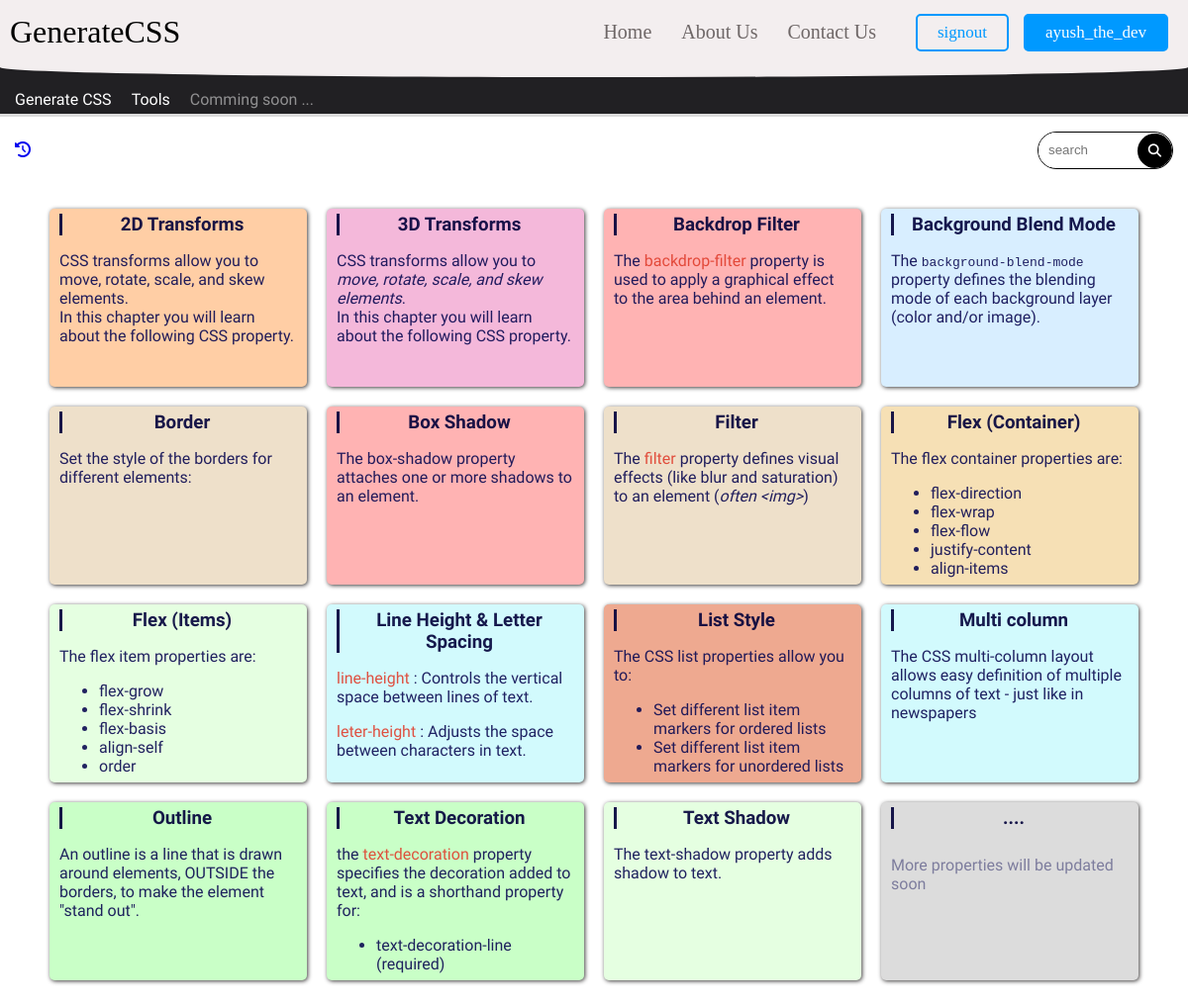
/generatecss/ (signed in), run on an earlier commit of the app's database.
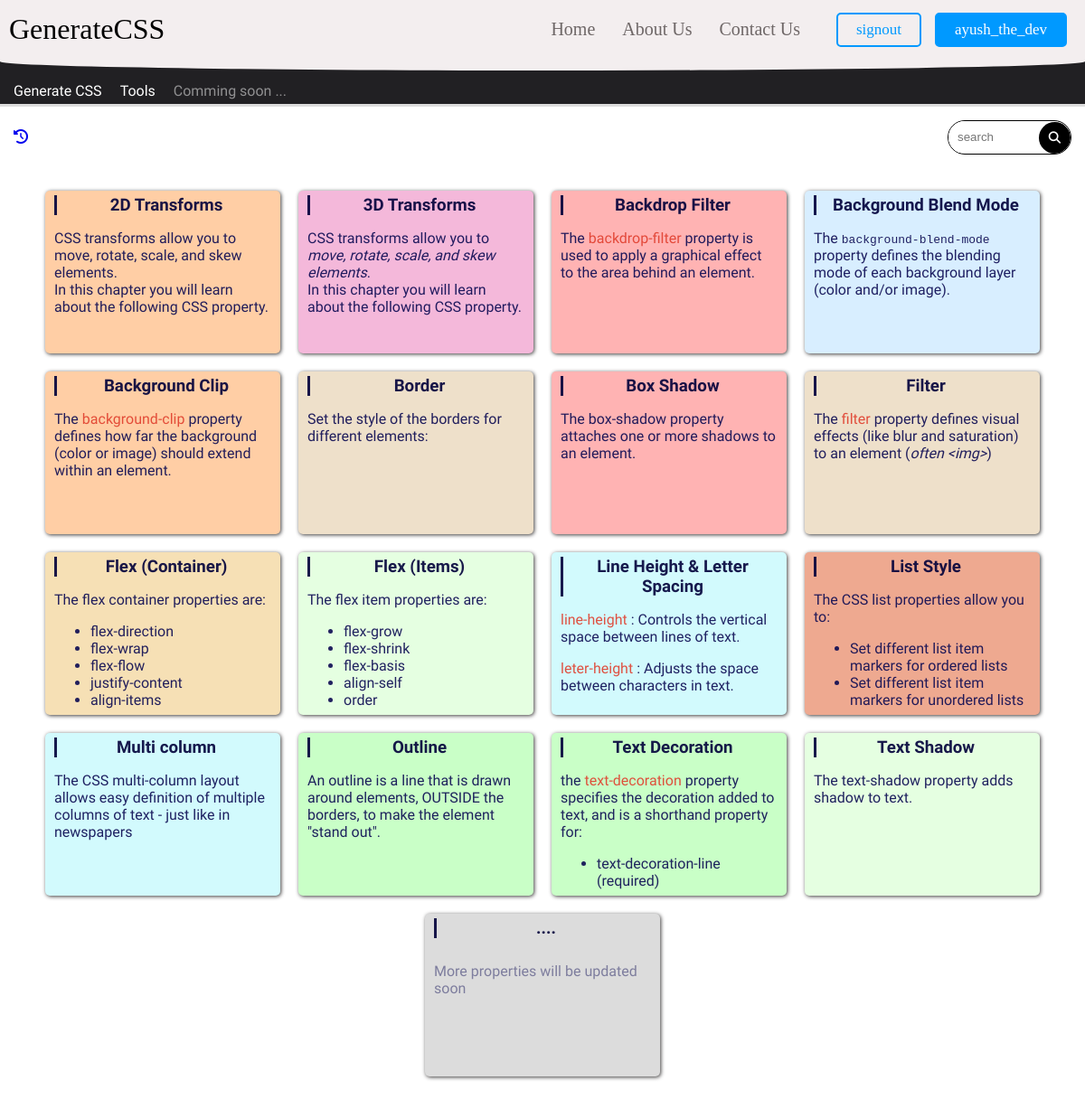
And on a later commit of the database.
### GenerateCSS/models.py (models this page shows, shortened)
class GenerateCSSHomeLinks(models.Model):
    id = models.AutoField(primary_key=True)
    title = models.CharField(max_length=100)
    desc = models.TextField()
    link = models.CharField(max_length=50)
    img = models.ImageField(upload_to="GenerateCSS/Homepage/Images", default="")

### GenerateCSS/views.py (the view, shortened to what this page needs)
# urls.py: path('', views.GenerateCSSHomepage, name='GenerateCSSHomepage'),
def GenerateCSSHomepage(request):
    prems = {
        'allLinks': GenerateCSSHomeLinks.objects.order_by("title").all(),
    }
    return render(request, 'GenerateCSS/GenerateCSSHomepage.html', prems)

### GenerateCSS/templatetags/custum_tags.py (called while the page is built)
@register.filter(name='modulous')
def modulous(a, b):
    colors = [
        '#eee0ca', '#c9ffc7', '#d2fafd', '#ffcea5', '#f4b8da', '#eea990', '#f6e0b5', '#e5ffe1', '#d8eeff', '#ffb3b3'
    ]
    return colors[int(a)%int(b)]

### GenerateCSS/templates/GenerateCSS/GenerateCSSHomepage.html (shortened to what this page needs)
{% extends 'basic.html' %}
{% load static %}
{% load custum_tags %}
{% block script_and_css %}
  <link rel="stylesheet" href="{% static 'GenerateCSS\StyleSheets\GenerateCSSHomepage.css' %}" />
{% endblock %}
{% block page_title %}
  <a href="/generatecss">GenerateCSS</a>
{% endblock %}
{% block codophile_main_container %}
  {% if not user.is_authenticated %}
    <div style="
      position: absolute;
      width: 100%;
      height: 100%;
      bottom: 0;
      left: 0;
      z-index: 10000;
      backdrop-filter: blur(10px);
      display: flex;
      align-items: center;
      justify-content: center;
      font-size: large;
    ">
      <a href="/login">login</a>&nbsp;to continue
    </div>
  {% else %}
    <div class="GenerateCSSHomepage_title">
      <a href="/generatecss/history"><i class="fa-solid fa-clock-rotate-left fa-spin fa-spin-reverse"></i></a>
      <div>
        <form action="/generatecss" method="get">
          <input type="text" placeholder="search" name="search" /><button type="submit"><i class="fa-solid fa-magnifying-glass"></i></button>
        </form>
      </div>
    </div>
    <div class="GenerateCSSHomepage_body">
      {% if allLinks == 'none' %}
        <div style="height: 100% !important; height: 50vh; display: flex; align-items: center; justify-content: center;box-shadow: none; border: none;">
          No Search result for &nbsp;<span style="font-weight: bold; color: red;">{{ search }}</span>
        </div>
      {% else %}
        {% for link in allLinks %}
          <div style="background-color: {{ link.id|modulous:10 }};">
            <a href="/generatecss{{ link.link }}" target="_blank">
              <div>
                <h3 style="text-align: center; background-color: {{ link.id|modulous:10 }};">{{ link.title }}</h3>
                {{ link.desc|safe }}
              </div>
            </a>
          </div>
        {% endfor %}
        <div style="background-color: gainsboro;">
          <a>
            <div>
              <h3 style="text-align: center; background-color: gainsboro;">....</h3>
              <div style="display: flex; justify-content: center; align-items: center; height: 50%; opacity: 0.5;">More properties will be updated soon</div>
            </div>
          </a>
        </div>
      {% endif %}
    </div>
  {% endif %}
{% endblock %}

### templates/basic.html (shortened to what this page needs)
<!DOCTYPE html>
{% load static %}
<html lang="en">
<head>
    <link rel="stylesheet" href="{% static 'StyleSheets/basic.css' %}">
    <link rel="stylesheet" href="{% static 'StyleSheets\AdditionalStyleSheets\loader.css' %}">
    {% block script_and_css %}{% endblock %}
</head>
<body>
    <div id="codophile_main_top">
        <div id="codophile_top_toolbar_1">
            <div id="codophile_main_logo">
                {% block page_title %}<a href="/">Codophile</a>{% endblock %}
            </div>
            <div id="codophile_top_links">
                <a href="/">Home</a>
                <a href="/about">About Us</a>
                <a href="/contact">Contact Us</a>
                <div>
                    {% if user.is_authenticated %}
                    <a href="/logout" id="login_button">signout</a>
                    <a href="/user/{{user.username}}" id="signup_button">{{user.username}}</a>
                    {% else %}
                    <a href="/login" id="login_button" target="_blank">Log in</a>
                    <a href="/signup" id="signup_button" target="_blank">Register</a>
                    {% endif %}
                </div>
            </div>
        </div>
        <div id="codophile_top_toolbar_2">
            <a href="/generatecss">Generate&nbsp;CSS</a>
            <a href="/tools">Tools</a>
            <a style="opacity: 0.5; user-select: none;">Comming soon ...</a>
        </div>
        <div id="codophile_top_scrollbar">
        </div>
    </div>
    <div id="codophile_main_container">
        {% block codophile_main_container %}{% endblock %}
    </div>
</body>
</html>

### static/StyleSheets/basic.css (style rules this page uses)
:root { --loder-size: 150px; }
* { box-sizing: border-box; user-select: none; }
body { background-color: rgba(33, 32, 35); height: 100vh; width: 100vw; padding: 0; margin: 0; display: flex; flex-direction: column; }
#codophile_main_top { position: sticky; }
#codophile_top_toolbar_1 { width: 100vw; height: 65px; background-color: rgb(243, 238, 239); display: flex; align-items: center; padding: 0 10px 0 10px; font-size: xx-large; color: black; margin-bottom: 20px; z-index: 10; }
#codophile_top_toolbar_1::before { content: " "; background-color: rgb(243, 238, 239); position: absolute; width: 100%; bottom: 40px; left: 0; height:20px; border-radius:0 0 200% 200%; z-index: 10; }
#codophile_main_logo { height: 100%; width: 300px; display: flex; align-items: center; }
#codophile_main_logo > a { color: black; text-decoration: none; }
#codophile_top_links, #codophile_top_icon { height: 100%; width: calc(100% - 150px); align-items: center; padding-left: 10px; padding-right: 10px; overflow-x: scroll; display: none; justify-content: right; }
#codophile_top_links > a { padding: 0 15px 0 15px; display: block; text-decoration: none; font-size: 20px; color: rgba(68, 60, 60, 0.758); }
#codophile_top_links > div { display: flex; align-items: center; justify-content: center; gap: 15px; margin-left: 25px; }
#codophile_top_links > div > a { display: block; border: solid 2px; border-radius: 5px; padding: 7px 20px; text-decoration: none; font-size: 17px; }
#codophile_top_links > div > a:first-child { color: #0099ff; }
#codophile_top_links > div > a:last-child { background-color: #0099ff; color: white; border-color: #0099ff; }
#codophile_top_toolbar_2 { width: 100vw; height: 30px; display: flex; align-items: center; padding: 0 5px 0 5px; overflow: scroll; }
#codophile_top_toolbar_2 > a { display: block; padding: 0 10px 0 10px; height: 100%; display: flex; align-items: center; color: white; text-decoration: none; font-family: 'Audiowide', sans-serif; transition-duration: 0.2s; }
#codophile_top_scrollbar { height: 3px; background-color: gainsboro; display: flex; }
#codophile_main_container { width: 100%; height: calc(100vh - 65px - 30px - 3px - 20px); overflow: scroll; background-color: white; }
@media only screen and (min-width: 883px) { #codophile_top_links { display: flex; } }

### static/GenerateCSS/StyleSheets/GenerateCSSHomepage.css (style rules this page uses)
.GenerateCSSHomepage_title { padding: 15px; display: flex; align-items: center; }
.GenerateCSSHomepage_title > div { width: 100%; text-align: right; height: 100%; }
.GenerateCSSHomepage_title > div > form { width: fit-content; float: right; border-radius: 1000px; border: solid 1px; overflow: hidden; padding: 0; }
.GenerateCSSHomepage_title > div > form > input { padding: 0px 10px; outline: none; margin: 0; height: 35px; border-style: none; width: 100px; transition-duration: 0.5s !important; }
.GenerateCSSHomepage_title > div > form > button { height: 100%; height: 35px; width: 35px; border-radius: 50%; background-color: black; color: white; text-align: center; vertical-align: middle; border: none; }
.GenerateCSSHomepage_body { width: 100%; display: flex; flex-wrap: wrap; padding: 25px; gap: 20px; align-items: center; justify-content: center; z-index: -100; }
.GenerateCSSHomepage_body > div { height: 180px; width: 260px; border-radius: 5px; box-shadow: 1px 1px 4px rgb(62, 60, 60); transition-duration: 0.2s; }
.GenerateCSSHomepage_body > div > a { display: flex; padding: 5px; text-decoration: none; color: black; }
.GenerateCSSHomepage_body > div > a > * { width: 50%; height: 170px; }
.GenerateCSSHomepage_body > div > a > div:nth-child(2) { padding: 0 5px 5px 5px; overflow: scroll; font-family: 'Patrick Hand', cursive; color:rgb(11, 10, 82); opacity: 0.9; width: 100%; }
.GenerateCSSHomepage_body > div > a > div:nth-child(2) > h3 { padding-left: 5px; margin: 0; color: rgb(1, 0, 58); border-style: none none none solid; padding-left: 5px; margin-bottom: 5px; font-family: 'Macondo', cursive; }

What changed in the data, as far as the page shows it:
added GenerateCSSHomeLinks: title "Background Clip", desc "The background-clip property defines how far the background (color or image) should extend within an element."
